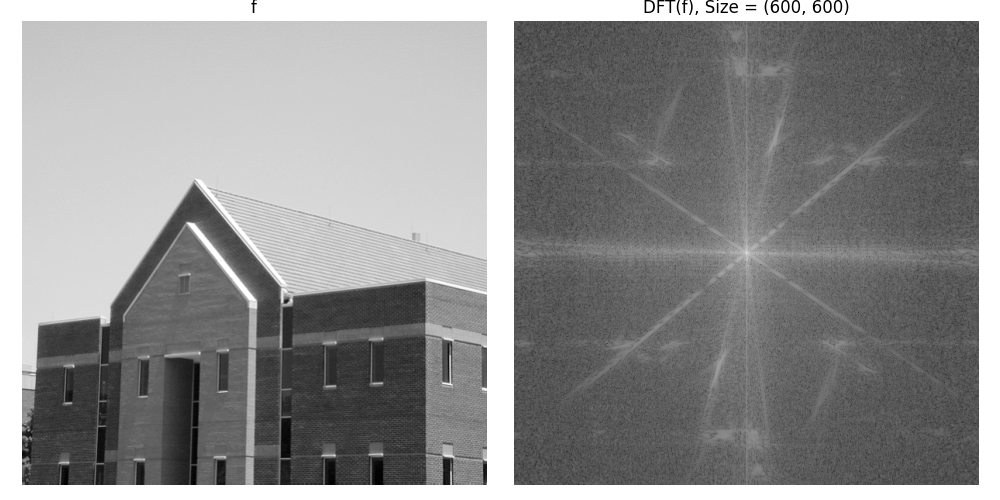

This chart was generated by the following Python code:
import os
import sys
import numpy as np
import matplotlib.pyplot as plt
from skimage.io import imread
from libDIPUM.data_path import dip_data

# Data
img_path = dip_data('building-600by600.tif')
f = imread(img_path)

# Fourier transform
F = np.fft.fft2(f)

# Display
fig, axes = plt.subplots(1, 2, figsize=(10, 5))
axes[0].imshow(f, cmap='gray')
axes[0].set_title('f')
axes[0].axis('off')

spec = np.fft.fftshift(np.log(1 + np.abs(F)))
spec = spec - spec.min()
if spec.max() > 0:
    spec = spec / spec.max()
axes[1].imshow(spec, cmap='gray', vmin=0, vmax=1)
axes[1].set_title(f'DFT(f), Size = {F.shape}')
axes[1].axis('off')

plt.tight_layout()
plt.savefig('Figure437.png')
plt.show()
